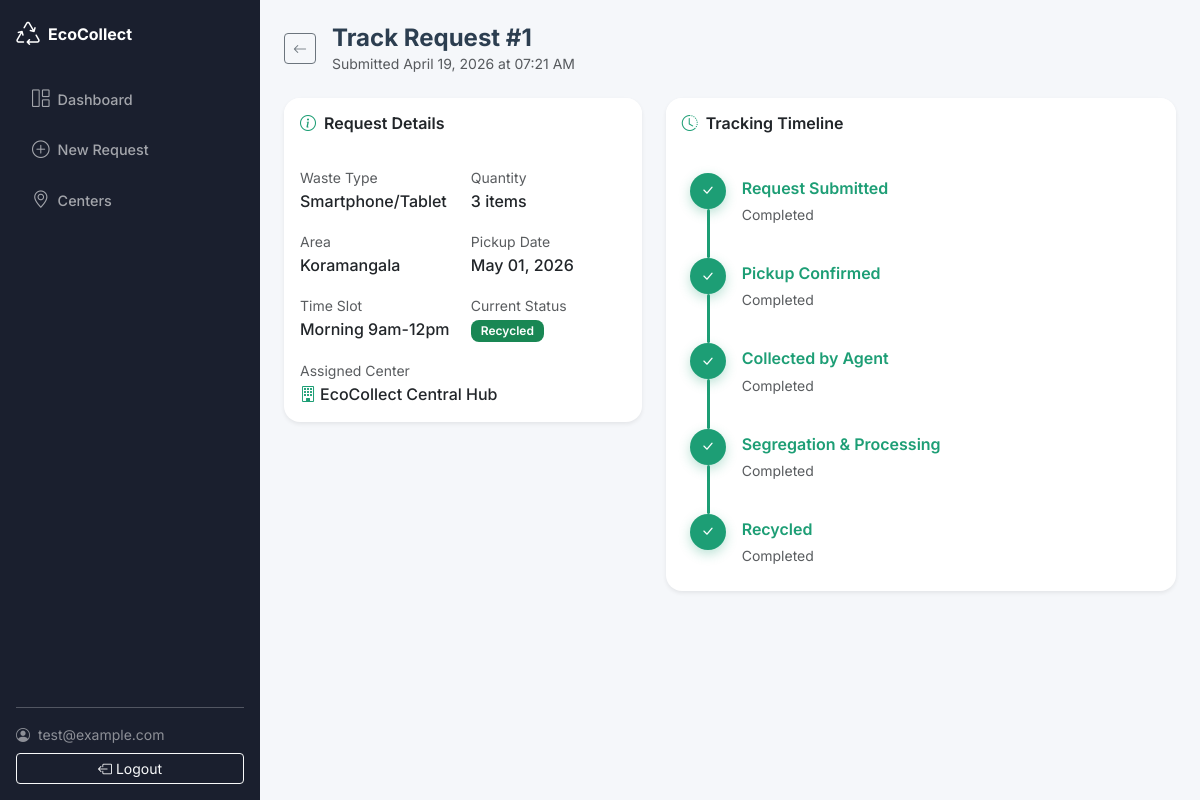
The app's page /track/1 (signed in) with its own data.
### models.py (models this page shows, shortened)
class User(UserMixin, db.Model):
    __tablename__ = 'users'
    id = db.Column(db.Integer, primary_key=True)
    email = db.Column(db.String(150), unique=True, nullable=False)
    password_hash = db.Column(db.String(256), nullable=False)
    created_at = db.Column(db.DateTime, default=datetime.utcnow)
    requests = db.relationship('Request', backref='user', lazy=True)

class Request(db.Model):
    __tablename__ = 'requests'
    id = db.Column(db.Integer, primary_key=True)
    user_id = db.Column(db.Integer, db.ForeignKey('users.id'), nullable=False)
    waste_type = db.Column(db.String(50), nullable=False)
    quantity = db.Column(db.Integer, nullable=False)
    area = db.Column(db.String(200), nullable=False)
    pickup_date = db.Column(db.Date, nullable=False)
    time_slot = db.Column(db.String(50), nullable=False)
    notes = db.Column(db.Text, nullable=True)
    status = db.Column(db.String(30), default='Pending')
    submitted_at = db.Column(db.DateTime, default=datetime.utcnow)
    assigned_center = db.Column(db.String(150), default='EcoCollect Central Hub')

### app.py (the view)
@app.route('/track/<int:request_id>')
@login_required
def track(request_id):
    req = Request.query.get_or_404(request_id)
    if req.user_id != current_user.id and not session.get('is_admin'):
        abort(403)
    status_order = ['Pending', 'Collected', 'Processing', 'Recycled']
    steps = [
        {'label': 'Request Submitted', 'status': 'Pending'},
        {'label': 'Pickup Confirmed', 'status': 'Pending'},
        {'label': 'Collected by Agent', 'status': 'Collected'},
        {'label': 'Segregation & Processing', 'status': 'Processing'},
        {'label': 'Recycled', 'status': 'Recycled'},
    ]
    current_idx = status_order.index(req.status) if req.status in status_order else 0
    for i, step in enumerate(steps):
        step_idx = status_order.index(step['status']) if step['status'] in status_order else 0
        step['completed'] = step_idx <= current_idx
    return render_template('track.html', req=req, steps=steps)

### app.py (called while the page is built)
@login_manager.user_loader
def load_user(user_id):
    return User.query.get(int(user_id))

### templates/track.html (shortened to what this page needs)
{% extends "base.html" %}
{% block body %}
<div class="d-flex">
    <nav class="sidebar d-flex flex-column p-3">
        <a class="navbar-brand fw-bold text-white mb-4 d-flex align-items-center" href="{{ url_for('index') }}">
            <i class="bi bi-recycle me-2 fs-4"></i>
            <span>EcoCollect</span>
        </a>
        <ul class="nav flex-column gap-1">
            <li class="nav-item">
                <a class="nav-link" href="{{ url_for('dashboard') }}">
                    <i class="bi bi-grid-1x2 me-2"></i>Dashboard
                </a>
            </li>
            <li class="nav-item">
                <a class="nav-link" href="{{ url_for('new_request') }}">
                    <i class="bi bi-plus-circle me-2"></i>New Request
                </a>
            </li>
            <li class="nav-item">
                <a class="nav-link" href="{{ url_for('centers') }}">
                    <i class="bi bi-geo-alt me-2"></i>Centers
                </a>
            </li>
        </ul>
        <div class="mt-auto">
            <hr class="border-light opacity-25">
            <div class="d-flex align-items-center text-white-50 small mb-2">
                <i class="bi bi-person-circle me-2"></i>
                <span class="text-truncate">{{ current_user.email }}</span>
            </div>
            <a href="{{ url_for('logout') }}" class="btn btn-outline-light btn-sm w-100">
                <i class="bi bi-box-arrow-left me-1"></i>Logout
            </a>
        </div>
    </nav>
    <main class="main-content flex-grow-1">
        <div class="p-4">
            <div class="d-flex align-items-center mb-4">
                <a href="{{ url_for('dashboard') }}" class="btn btn-outline-secondary btn-sm me-3">
                    <i class="bi bi-arrow-left"></i>
                </a>
                <div>
                    <h4 class="fw-bold mb-0">Track Request #{{ req.id }}</h4>
                    <p class="text-muted mb-0 small">Submitted {{ req.submitted_at.strftime('%B %d, %Y at %I:%M %p') }}</p>
                </div>
            </div>
            <div class="row g-4">
                <div class="col-lg-5">
                    <div class="card border-0 shadow-sm">
                        <div class="card-header bg-white border-0 py-3">
                            <h6 class="fw-semibold mb-0"><i class="bi bi-info-circle me-2 text-eco"></i>Request Details</h6>
                        </div>
                        <div class="card-body">
                            <div class="row g-3">
                                <div class="col-6">
                                    <label class="form-label text-muted small mb-0">Waste Type</label>
                                    <p class="fw-medium mb-0">{{ req.waste_type }}</p>
                                </div>
                                <div class="col-6">
                                    <label class="form-label text-muted small mb-0">Quantity</label>
                                    <p class="fw-medium mb-0">{{ req.quantity }} item{{ 's' if req.quantity != 1 }}</p>
                                </div>
                                <div class="col-6">
                                    <label class="form-label text-muted small mb-0">Area</label>
                                    <p class="fw-medium mb-0">{{ req.area }}</p>
                                </div>
                                <div class="col-6">
                                    <label class="form-label text-muted small mb-0">Pickup Date</label>
                                    <p class="fw-medium mb-0">{{ req.pickup_date.strftime('%b %d, %Y') }}</p>
                                </div>
                                <div class="col-6">
                                    <label class="form-label text-muted small mb-0">Time Slot</label>
                                    <p class="fw-medium mb-0">{{ req.time_slot }}</p>
                                </div>
                                <div class="col-6">
                                    <label class="form-label text-muted small mb-0">Current Status</label>
                                    <p class="mb-0">
                                        {% if req.status == 'Pending' %}
                                        <span class="badge bg-warning text-dark">Pending</span>
                                        {% elif req.status == 'Collected' %}
                                        <span class="badge bg-primary">Collected</span>
                                        {% elif req.status == 'Processing' %}
                                        <span class="badge bg-secondary">Processing</span>
                                        {% elif req.status == 'Recycled' %}
                                        <span class="badge bg-success">Recycled</span>
                                        {% endif %}
                                    </p>
                                </div>
                                <div class="col-12">
                                    <label class="form-label text-muted small mb-0">Assigned Center</label>
                                    <p class="fw-medium mb-0"><i class="bi bi-building me-1 text-eco"></i>{{ req.assigned_center }}</p>
                                </div>
                            </div>
                        </div>
                    </div>
                </div>
                <div class="col-lg-7">
                    <div class="card border-0 shadow-sm">
                        <div class="card-header bg-white border-0 py-3">
                            <h6 class="fw-semibold mb-0"><i class="bi bi-clock-history me-2 text-eco"></i>Tracking Timeline</h6>
                        </div>
                        <div class="card-body p-4">
                            <div class="timeline">
                                {% for step in steps %}
                                <div class="timeline-step {{ 'completed' if step.completed else 'pending' }}">
                                    <div class="timeline-dot">
                                        {% if step.completed %}
                                        <i class="bi bi-check-lg"></i>
                                        {% endif %}
                                    </div>
                                    {% if not loop.last %}
                                    <div class="timeline-connector {{ 'completed' if step.completed and steps[loop.index].completed else '' }}"></div>
                                    {% endif %}
                                    <div class="timeline-content">
                                        <h6 class="fw-semibold mb-1 {{ 'text-eco' if step.completed else 'text-muted' }}">{{ step.label }}</h6>
                                        {% if step.completed %}
                                        <small class="text-muted">Completed</small>
                                        {% else %}
                                        <small class="text-muted">Pending</small>
                                        {% endif %}
                                    </div>
                                </div>
                                {% endfor %}
                            </div>
                        </div>
                    </div>
                </div>
            </div>
        </div>
    </main>
</div>
{% endblock %}

### templates/base.html (shortened to what this page needs)
<!DOCTYPE html>
<html lang="en">
<head>
    <link href="https://cdn.jsdelivr.net/npm/bootstrap@5.3.3/dist/css/bootstrap.min.css" rel="stylesheet">
    <link href="https://cdn.jsdelivr.net/npm/bootstrap-icons@1.11.3/font/bootstrap-icons.min.css" rel="stylesheet">
    <link rel="stylesheet" href="{{ url_for('static', filename='style.css') }}">
</head>
<body>
    {% block body %}{% endblock %}
</body>
</html>

### static/style.css (style rules this page uses)
:root { --eco-primary: #1D9E75; --eco-primary-dark: #178a66; --eco-primary-light: #e8f8f2; --eco-gradient: linear-gradient(135deg, #1D9E75 0%, #27ae60 50%, #2ecc71 100%); --sidebar-width: 260px; --sidebar-bg: #1a1f2e; --body-bg: #f5f7fa; --card-radius: 16px; --transition: all 0.3s cubic-bezier(0.4, 0, 0.2, 1); }
* { box-sizing: border-box; }
body { font-family: 'Inter', -apple-system, BlinkMacSystemFont, sans-serif; background: var(--body-bg); color: #2c3e50; min-height: 100vh; display: flex; flex-direction: column; }
.text-eco { color: var(--eco-primary) !important; }
.sidebar { width: var(--sidebar-width); min-height: 100vh; background: var(--sidebar-bg); position: fixed; top: 0; left: 0; z-index: 1000; overflow-y: auto; }
.sidebar .nav-link { color: rgba(255,255,255,0.6); font-weight: 500; padding: 10px 16px; border-radius: 10px; transition: var(--transition); font-size: 0.9rem; }
.sidebar .nav-link i { font-size: 1.1rem; }
.main-content { margin-left: var(--sidebar-width); min-height: 100vh; background: var(--body-bg); }
.card { border-radius: var(--card-radius) !important; }
.card-header { border-radius: var(--card-radius) var(--card-radius) 0 0 !important; }
.form-label { font-size: 0.875rem; margin-bottom: 6px; }
.timeline { position: relative; padding: 0; }
.timeline-step { position: relative; display: flex; align-items: flex-start; padding-bottom: 32px; }
.timeline-step:last-child { padding-bottom: 0; }
.timeline-dot { width: 36px; height: 36px; min-width: 36px; border-radius: 50%; display: flex; align-items: center; justify-content: center; font-size: 0.85rem; font-weight: 700; z-index: 2; transition: var(--transition); }
.timeline-step.completed .timeline-dot { background: var(--eco-primary); color: white; box-shadow: 0 4px 12px rgba(29,158,117,0.3); }
.timeline-connector { position: absolute; left: 17px; top: 36px; width: 3px; height: calc(100% - 36px); z-index: 1; background: #e5e7eb; border-radius: 2px; }
.timeline-connector.completed { background: var(--eco-primary); }
.timeline-content { margin-left: 16px; padding-top: 6px; }
.badge { font-weight: 600; font-size: 0.75rem; padding: 5px 10px; border-radius: 8px; }

### records on screen
User: email "test@example.com"
Request: id "1", submitted_at "April 19, 2026 at 07:21 AM", waste_type "Smartphone/Tablet", quantity "3", quantity "s", area "Koramangala", pickup_date "May 01, 2026", time_slot "Morning 9am-12pm", assigned_center "EcoCollect Central Hub"

### other values on screen
{{ step.label }} "Request Submitted" "Pickup Confirmed" "Collected by Agent" "Segregation & Processing" "Recycled"
